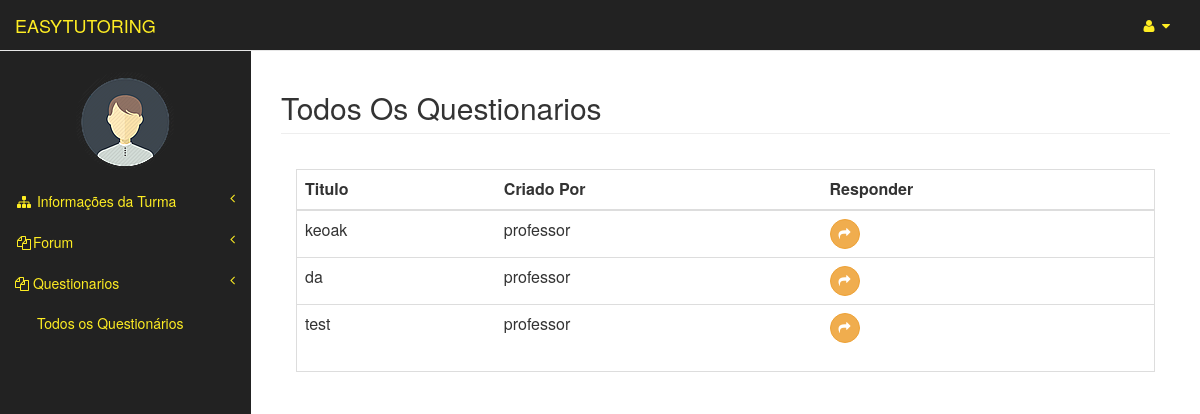
/aluno_area/listQuestionarios/13/ (signed in), run on an earlier commit of the app's database.
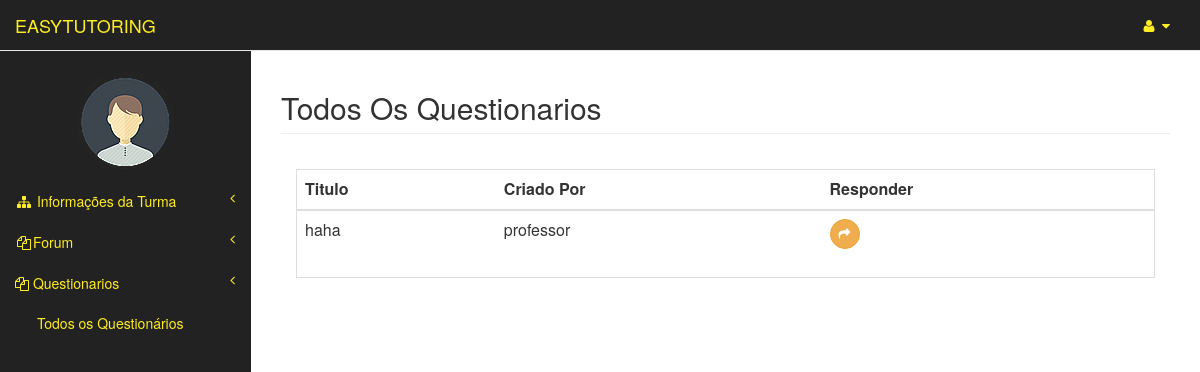
And on a later commit of the database.
### questionarios/models.py (models this page shows)
class Questionario(models.Model):
	codigo = models.CharField(max_length=50)
	turma = models.ForeignKey(Turma,null=True)
	professor = models.ForeignKey(Professor)
	questoes = models.ManyToManyField(Questao)

### usuarios/models.py (models this page shows)
class Usuario(models.Model):
	user = models.OneToOneField(User)
	matricula = models.CharField(max_length=20)
	curso = models.CharField(max_length=3)
	tipo = models.CharField(max_length=8, blank=False,null=True)
	nome_completo = models.CharField(max_length=150)
	img = models.ImageField(upload_to="img/original/", blank=True)
	thumb = ThumbnailerImageField(upload_to="img/thumb/", blank=True,null=True,resize_source=dict(size=(100, 100), sharpen=True))
	def __str__(self):
		return self.user.username

### aluno_area/views.py (the view)
# urls.py: url(r'^listQuestionarios/(?P<turma_id>[0-9]+)/$', views.listQuestionarios, name='listQuestionarios'),
def listQuestionarios(request,turma_id):
	user = request.user
	usuario = Usuario.objects.get(user=user)
	turma = Turma.objects.get(pk=turma_id)
	professor= turma.professor
	questionarios = Questionario.objects.filter(professor_id=professor,turma_id=turma)
	context= {'questionarios':questionarios,
	'usuario':usuario,
	'turma':turma}
	return render(request,'aluno_area/listQuestionarios.html',context=context)

### templates/aluno_area/listQuestionarios.html
{% extends "aluno_area/turmaArea.html" %}
{% block pageHeader %}
    <h2 class="page-header">Todos Os Questionarios</h2>
{% endblock pageHeader %}
{% block form %}
    <div class="panel-body">
        <div class="table-responsive table-bordered">
            <table class="table">
                <thead>
                    <tr>
                        <th>Titulo</th>
                        <th>Criado Por</th>
                        <th>Responder</th>
                    </tr>
                </thead>
                <tbody>
                	{% for questionario in questionarios %}
                        <tr>
                            <td>{{ questionario.codigo }}</td>
                            <td>{{questionario.professor}}</td>
                            <td><a  href="{% url 'aluno_area:responderQuestionario' turma.id questionario.id %}"> <button type="button" class="btn btn-warning btn-circle"><i class="fa fa-share"></i>
                            </button></a></td>
                        </tr>
					{% endfor %}
                </tbody>
            </table>
        </div>
    </div>
{% endblock form %}

What changed in the data, as far as the page shows it:
removed Questionario: codigo "keoak", professor "professor"
removed Questionario: codigo "da", professor "professor"
removed Questionario: codigo "test", professor "professor"
added Questionario: codigo "haha", professor "professor"
